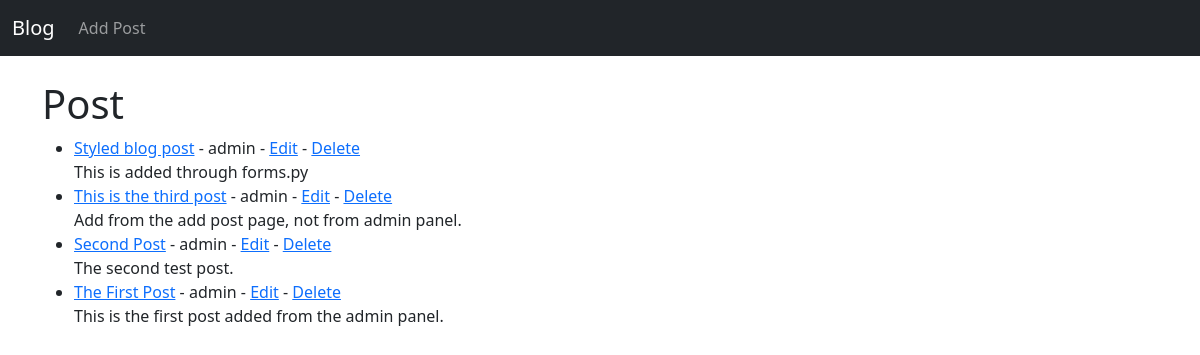
The app's page /, older data.
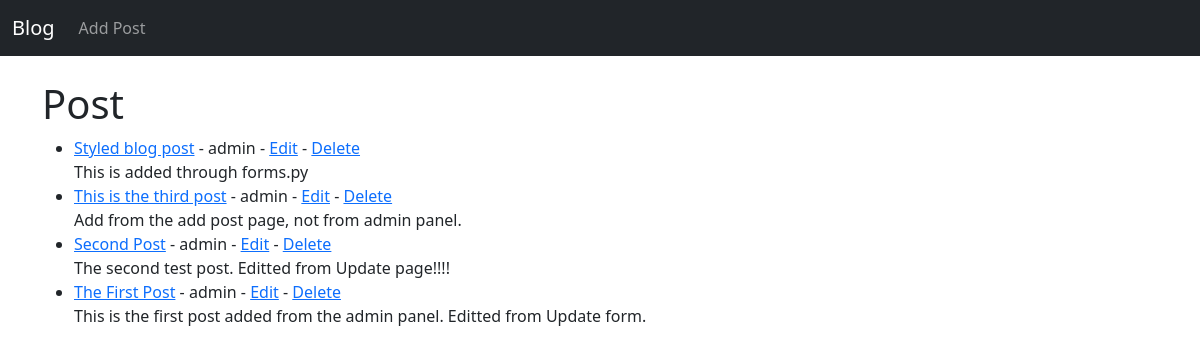
The same page, newer data.
### blog/models.py (models this page shows, shortened)
class Post(models.Model):
    title = models.CharField(max_length=255)
    author = models.ForeignKey(User, on_delete=models.CASCADE)
    body = models.TextField()

### blog/views.py (the view)
# urls.py: path('', HomeView.as_view(), name='home'),
class HomeView(ListView):
    model = Post
    template_name = 'home.html'
    ordering = ['-id']

### blog/templates/home.html
{% extends 'base.html' %}
{% block content %}
<h1>Post</h1>
<ul>
    {% for post in object_list %}
        <li>
            <a href="{% url 'article-detail' post.pk %}">{{ post.title }}</a> - {{ post.author }}
            - <a href="{% url 'update_post' post.pk %}">Edit</a>
            - <a href="{% url 'delete_post' post.pk %}">Delete</a><br />
            {{ post.body }}
        </li>
    {% endfor %}
</ul>
{% endblock %}

Row changes from the older to the newer data that the page shows:
changed Post "Second Post": body "The second test post." → "The second test post. Editted from Update page!!!!"
changed Post "The First Post": body "This is the first post added from the admin panel." → "This is the first post added from the admin panel. Editted from Update form."
